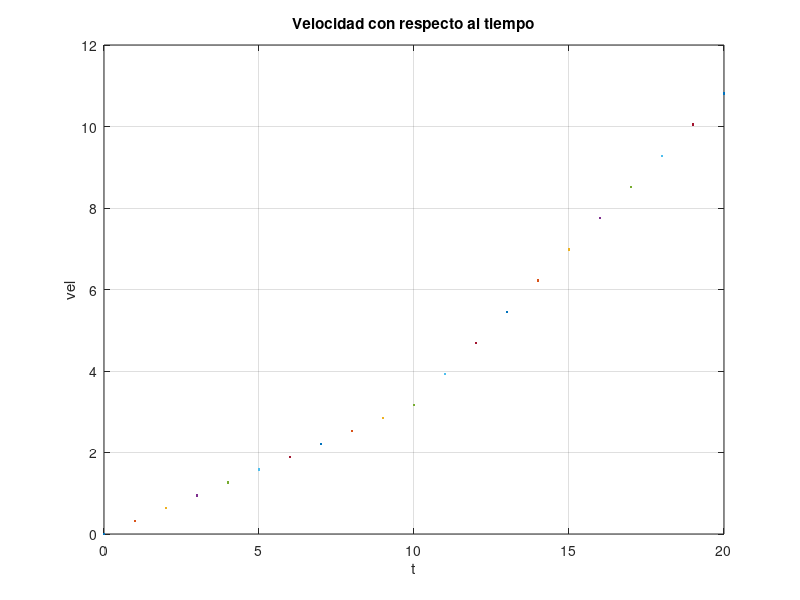

The MATLAB script that drew this image:
%EJERCICIO 1
v10 =@(t) 0.316*t;
v20 =@(t) 0.765*t-4.49;

t1 = 0:1:10;
t2 = 10:1:20;


%Dinamico

for k = 1:length(t1)
    plot(t1(k),v10(t1(k)),'.')
    pause(0.2);
    hold on
    grid on
    xlim([0.0 20.0])
    ylim([0.0 12.0])
    title('Velocidad con respecto al tiempo')
    xlabel('t')
    ylabel('vel') 
end
for k = 1:length(t2)
    plot(t2(k),v20(t2(k)),'.')
    pause(0.2);
    hold on
    grid on
    xlim([0.0 20.0])
    ylim([0.0 12.0])
    title('Velocidad con respecto al tiempo')
    xlabel('t')
    ylabel('vel') 
end

